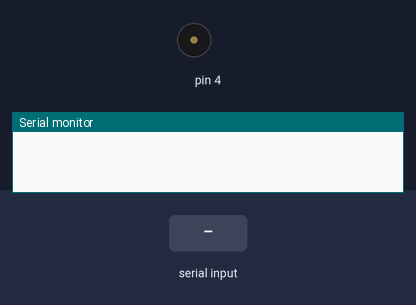
A sketch run on a simulated Arduino Uno, built with avr-gcc and run on an emulated ATmega328P. Parts: buzzer (waves = sounding), the last lines printed to the serial monitor. The inputs (shaded band) are chosen by the test bench.

Above: at 1.2 s.
1.3 s: "1" received over Serial
At 2.3 s:
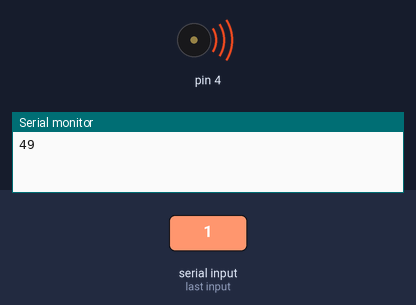
2.8 s: "2" received over Serial
At 3.5 s:
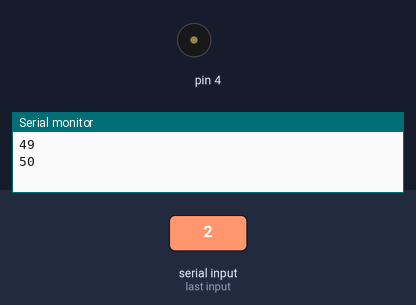
Timing chart, 0 to 5.8 s (numbered marks = the images above; inputs shaded):
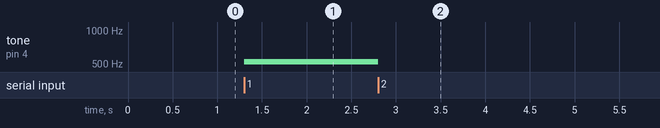

The sketch:

bluetooth.ino
```cpp
void setup()
{

 pinMode(4,OUTPUT);

 Serial.begin(9600);

}

void loop()
{

  if(Serial.available()>0)
  {
    int data = Serial.read();

    Serial.println(data);

    switch(data)

    {
      case 49:

    tone(4,523);

    break;


    case 50:

    noTone(4);

    break;

    }
           }
                 }
```

Measured:
- after the input at 1.3 s, tone on pin 4: silent → 523 Hz at once
- after the input at 2.8 s, tone on pin 4: 523 Hz → silent at once
